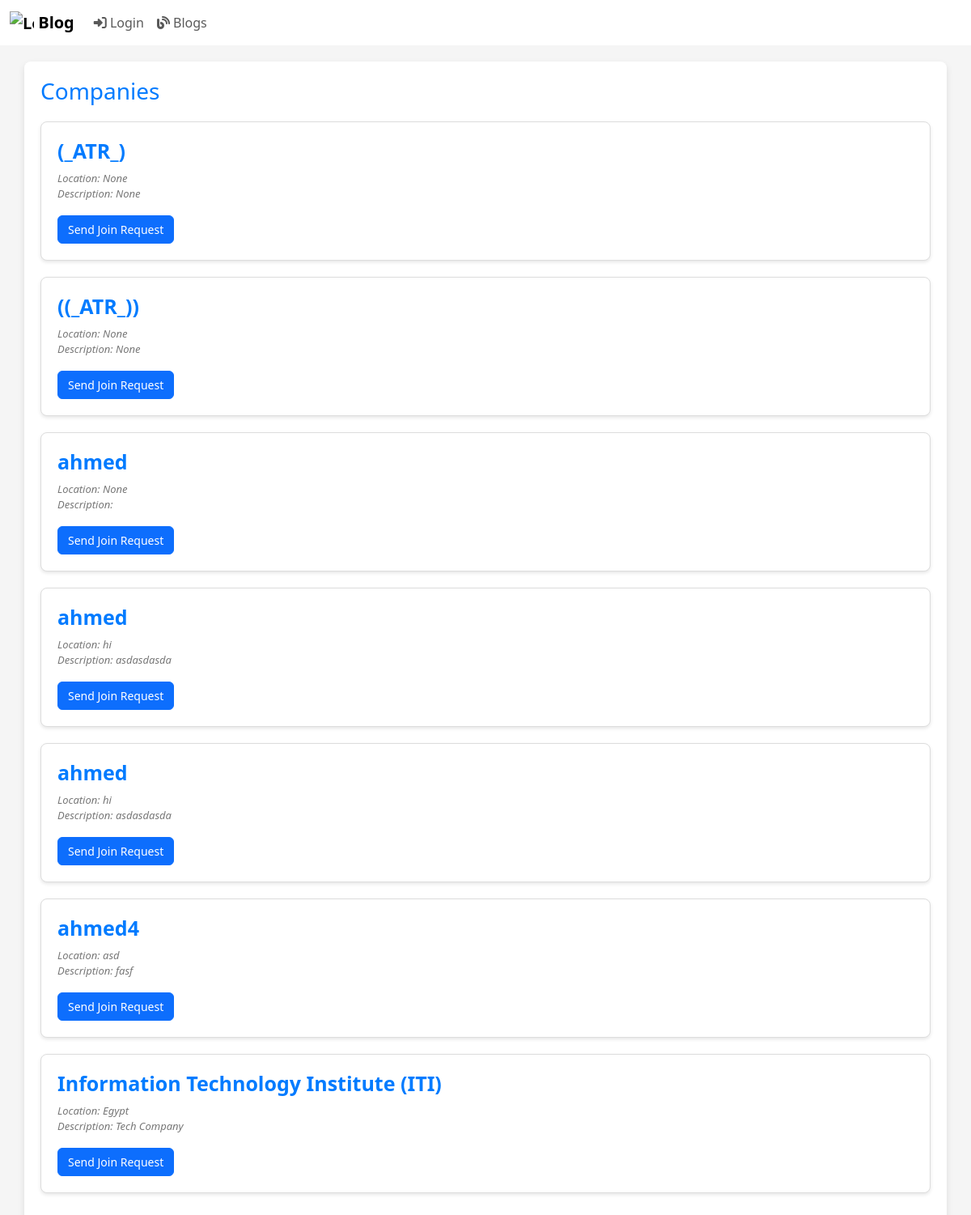
Screenshot of /blog/companies with the database file from the repository.
### myApp/models.py (models this page shows, shortened)
class Company(models.Model):
  ID = models.BigAutoField(auto_created = True, primary_key=True, verbose_name="ID")
  name = models.CharField(max_length=30)
  manager = models.ForeignKey(User, on_delete=models.CASCADE, blank=False)
  location = models.CharField(max_length=100, null=True, blank=True)
  description = models.TextField(null=True, blank=True)

### myApp/views.py (the view)
# urls.py: path('blog/companies', views.all_company, name='companies'),
def all_company(request):
    companies = Company.objects.all()
    company_content = {}
    for company in companies:
        content = Content.objects.filter(company=company)
        company_content[company] = content
    return render(request, 'blog/company_content.html', {'company_content': company_content})

### myApp/templatetags/my_custom_tags.py (called while the page is built)
@register.filter(name='has_group')
def has_group(user, group_name):
    return user.groups.filter(name=group_name).exists()

### myApp/templates/Blog/company_content.html (shortened to what this page needs)
<!DOCTYPE html>
<html lang="en">
	{% load static %} {% load crispy_forms_tags %}
    {% load my_custom_tags %}
	<head>
		<link href="{% static 'css/bootstrap.css' %}" rel="stylesheet" />
		<link href="{% static 'css/home.css' %}" rel="stylesheet" />
	</head>
	<body>
		{% include "Blog/blogNavBar.html" %}
        <div class="container">
		<h1>Companies</h1>
		{% for company, content in company_content.items %}
        <div class="blog-card">
            <h4><a href="{% url "companyProfile" company_id=company.ID%}">{{ company.name }}</a></h4>
            <div class="meta-info">
            <p>Location: {{ company.location }} <br>Description: {{ company.description }}</p>
            </div>
            {% if request.user|has_group:"Employee" %}
                <div title="You are already in a Company">
                    <a href="{% url "not_allowed" %}" class="btn btn-primary disabled" role="button" style="font-size: 14px">Send Join Request</a>
                </div>
            {% elif not request.user|has_group:"Manager" %}
                <a href="{% url "requestCompany" company_id=company.ID %}" class="btn btn-primary" role="button" style="font-size: 14px">Send Join Request</a>
            {% endif %}
        </div>
		{% endfor %}
	</body>
</html>

### static/css/home.css (style rules this page uses)
body { background-color: #f5f5f5; }
a { text-decoration: none; color: #007bff; font-weight: 700; }
.container { background-color: white; padding: 20px; margin-top: 15px; border-radius: 10px; box-shadow: 0 0 0 1.5px rgba(var(--grey-900), 0.05); }

### rows the page displays
Company: name "(_ATR_)", location "None", description "None"
Company: name "((_ATR_))", location "None", description "None"
Company: name "ahmed", location "None"
Company: name "ahmed", location "hi", description "asdasdasda"
Company: name "ahmed", location "hi", description "asdasdasda"
Company: name "ahmed4", location "asd", description "fasf"
Company: name "Information Technology Institute (ITI)", location "Egypt", description "Tech Company"
